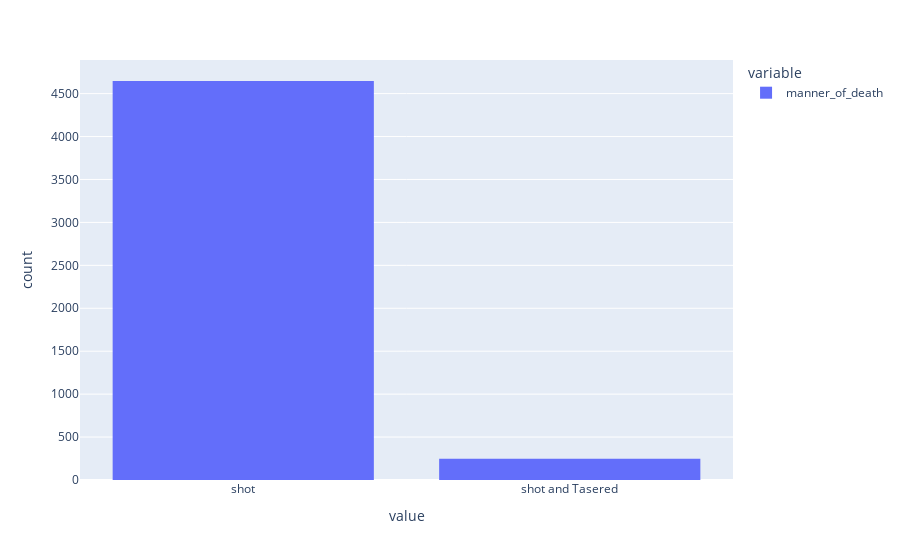

Notebook source saved alongside this figure:
### Code cell
fig = px.histogram(df.manner_of_death)
fig.show()

### Figure 1 — Plotly figure (JSON) as saved in the notebook; plotly's stock layout.template omitted (floating-point values rounded to 4 significant figures; data arrays with more than 128 entries replaced by an {"elided": "..."} marker saying what was removed)
{"data": [{"alignmentgroup": "True", "bingroup": "x", "hovertemplate": "variable=manner_of_death<br>value=%{x}<br>count=%{y}<extra></extra>", "legendgroup": "manner_of_death", "marker": {"color": "#636efa", "pattern": {"shape": ""}}, "name": "manner_of_death", "offsetgroup": "manner_of_death", "orientation": "v", "showlegend": true, "type": "histogram", "x": {"elided": "4895 str values"}, "xaxis": "x", "yaxis": "y"}], "layout": {"barmode": "relative", "legend": {"title": {"text": "variable"}, "tracegroupgap": 0}, "margin": {"t": 60}, "xaxis": {"anchor": "y", "domain": [0, 1], "title": {"text": "value"}}, "yaxis": {"anchor": "x", "domain": [0, 1], "title": {"text": "count"}}}}
